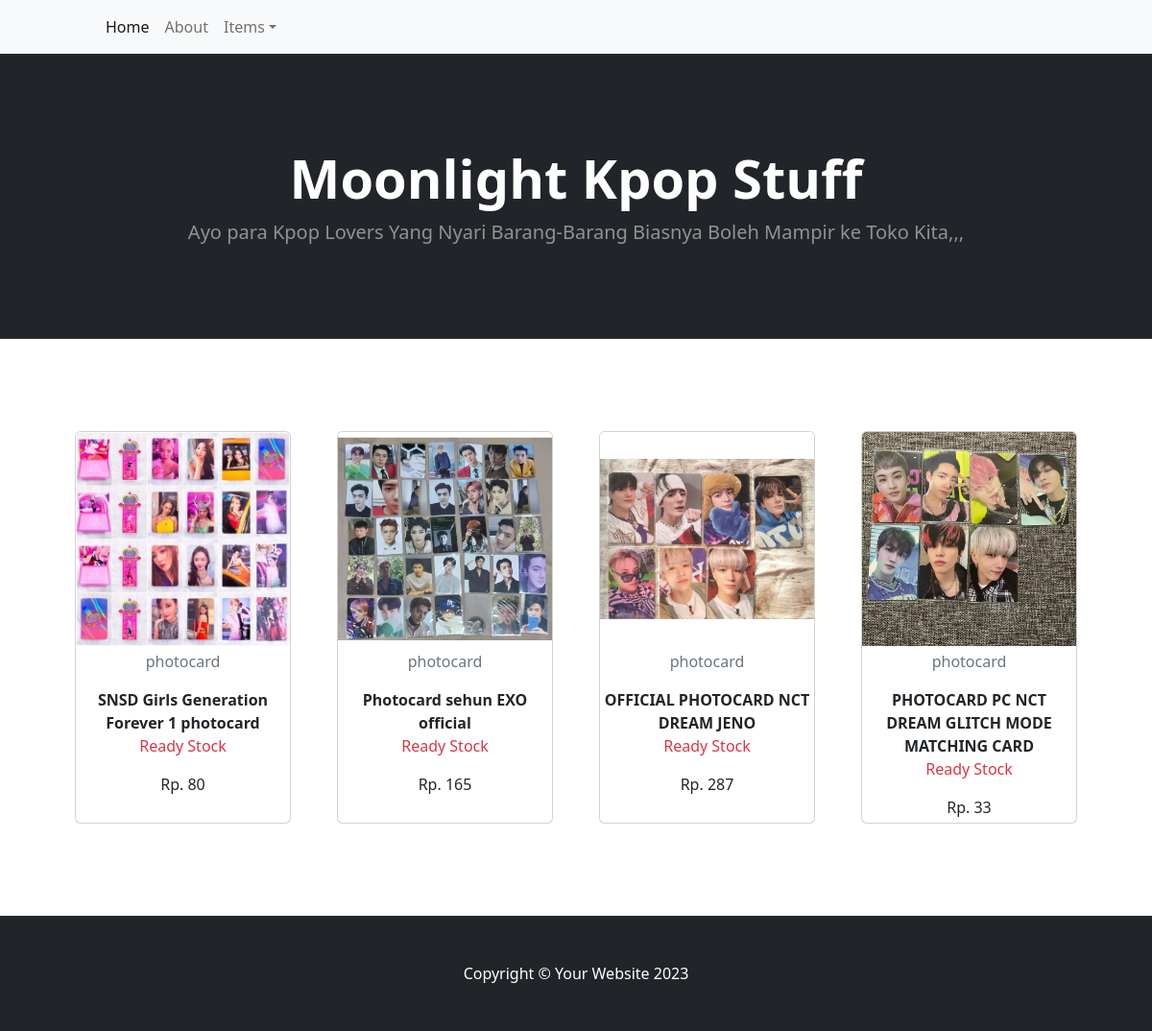
/poca.php, run on an earlier commit of the app's database.
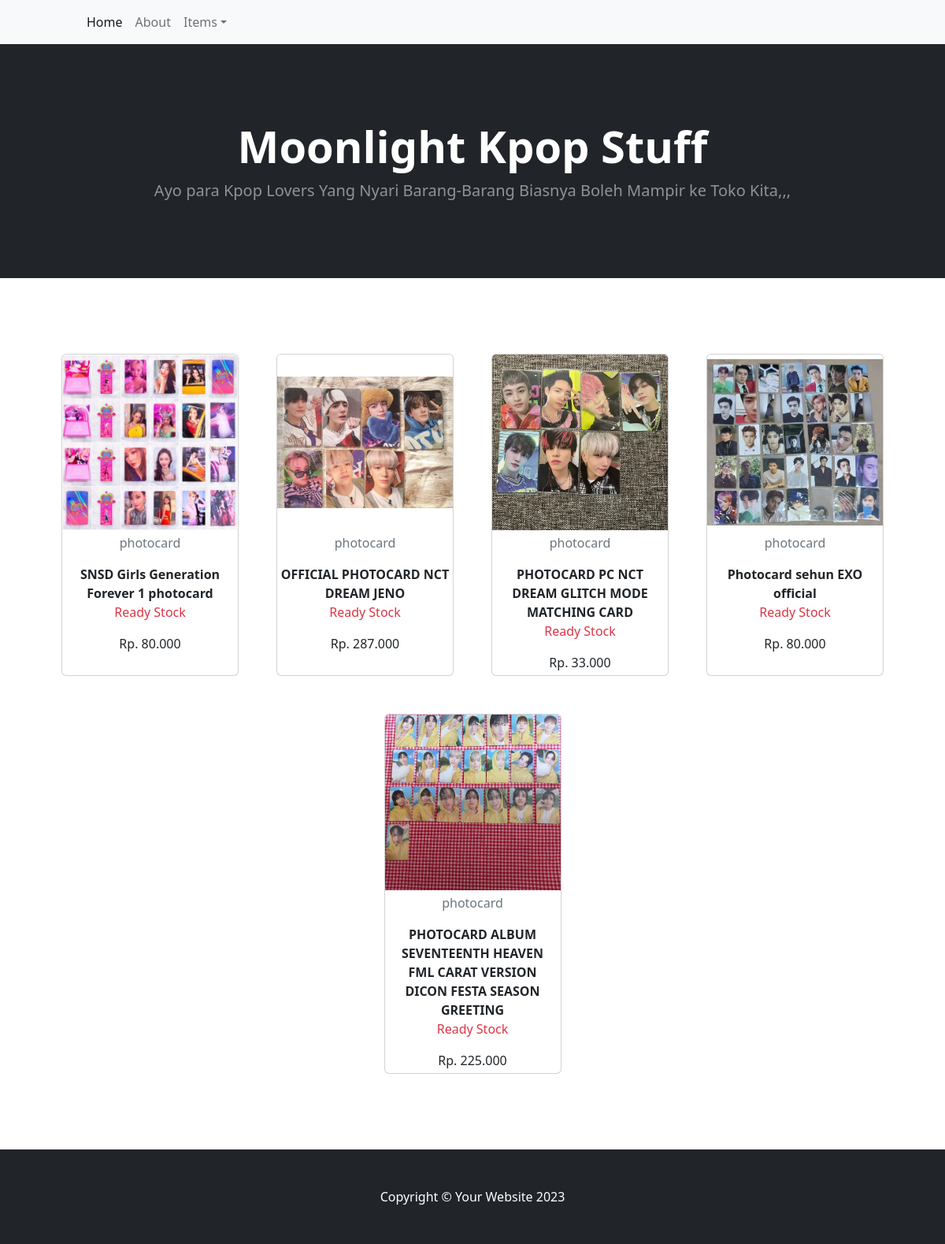
And on a later commit of the database.
### tables this page shows
CREATE TABLE `produk` (
  `id` int(11) NOT NULL,
  `nama` varchar(255) DEFAULT NULL,
  `harga` decimal(11,0) DEFAULT NULL,
  `gambar` text DEFAULT NULL,
  `status` enum('Ready Stock','Pre Order') DEFAULT NULL,
  `id_kategori` int(11) DEFAULT NULL,
  `id_grub` int(11) NOT NULL
);

CREATE TABLE `kategori` (
  `id` int(11) NOT NULL,
  `kategori` varchar(200) NOT NULL
);

### poca.php (the view, shortened to what this page needs)
<!DOCTYPE html>
<html lang="en">
    <head>
        <link href="https://cdn.jsdelivr.net/npm/bootstrap-icons@1.5.0/font/bootstrap-icons.css" rel="stylesheet" />
        <link href="css/styles.css" rel="stylesheet" />
    </head>
    <body>
    <?php
    include 'koneksi.php';
    $query = mysqli_query($conn, "SELECT p.id, p.nama, p.harga, p.status, p.gambar, k.kategori, g.nama_grup FROM `produk` AS p JOIN kategori AS k ON k.id = p.id_kategori JOIN grub AS g ON g.id = p.id_grub WHERE k.kategori = 'photocard' ORDER BY p.id ASC;");
    ?>
        <nav class="navbar navbar-expand-lg navbar-light bg-light">
            <div class="container px-4 px-lg-5">
                <div class="collapse navbar-collapse" id="navbarSupportedContent">
                    <ul class="navbar-nav me-auto mb-2 mb-lg-0 ms-lg-4">
                        <li class="nav-item"><a class="nav-link active" aria-current="page" href="index.php">Home</a></li>
                        <li class="nav-item"><a class="nav-link" href="about.php">About</a></li>
                        <li class="nav-item dropdown">
                            <a class="nav-link dropdown-toggle" id="navbarDropdown" href="#" role="button" data-bs-toggle="dropdown" aria-expanded="false">Items</a>
                        </li>
                    </ul>
                </div>
            </div>
        </nav>
        <header class="bg-dark py-5">
            <div class="container px-4 px-lg-5 my-5">
                <div class="text-center text-white">
                    <h1 class="display-4 fw-bolder">Moonlight Kpop Stuff</h1>
                    <p class="lead fw-normal text-white-50 mb-0">Ayo para Kpop Lovers Yang Nyari Barang-Barang Biasnya
                        Boleh Mampir ke Toko Kita,,, </p>
                </div>
            </div>
        </header>
        <section class="py-5">
        <div class="container px-4 px-lg-5 mt-5">
            <div class="row gx-4 gx-lg-5 row-cols-2 row-cols-md-3 row-cols-xl-4 justify-content-center">
                <?php
                while ($row = mysqli_fetch_assoc($query)) {
                    ?>
                    <div class="col mb-5">
                        <div class="card h-100">
                            <img class="card-img-top" src="<?php echo htmlspecialchars($row['gambar']); ?>" alt="Product Image" />
                            <div class="card-body p-1">
                                <div class="text-center">
                                    <p class="text-muted"><?php echo htmlspecialchars($row['kategori']); ?></p>
                                    <h7 class="fw-bolder"><?php echo htmlspecialchars($row['nama']); ?></h7>
                                <p class="text-danger"><?php echo htmlspecialchars($row['status']); ?></p>
                                    <span>Rp. <?php echo number_format($row['harga'], 0, ',','.'); ?></span>
                                </div>
                            </div>
                        </div>
                    </div>
                    <?php
                }
                ?>
            </div>
        </div>
    </section>
        <footer class="py-5 bg-dark">
            <div class="container"><p class="m-0 text-center text-white">Copyright &copy; Your Website 2023</p></div>
        </footer>
    </body>
</html>

What changed in the data, as far as the page shows it:
removed produk: gambar (picture), id_kategori.kategori "photocard", nama "Photocard sehun EXO official", status "Ready Stock", harga "165"
changed produk "SNSD Girls Generation Forever 1 photocard": harga "80" → "80.000"
changed produk "OFFICIAL PHOTOCARD NCT DREAM JENO": harga "287" → "287.000"
changed produk "PHOTOCARD PC NCT DREAM GLITCH MODE MATCHING CARD": harga "33" → "33.000"
added produk: gambar (picture), id_kategori.kategori "photocard", nama "Photocard sehun EXO official", status "Ready Stock", harga "80.000"
added produk: gambar (picture), id_kategori.kategori "photocard", nama "PHOTOCARD ALBUM SEVENTEENTH HEAVEN FML CARAT VERSION DICON FESTA SEASON GREETING", status "Ready Stock", harga "225.000"
